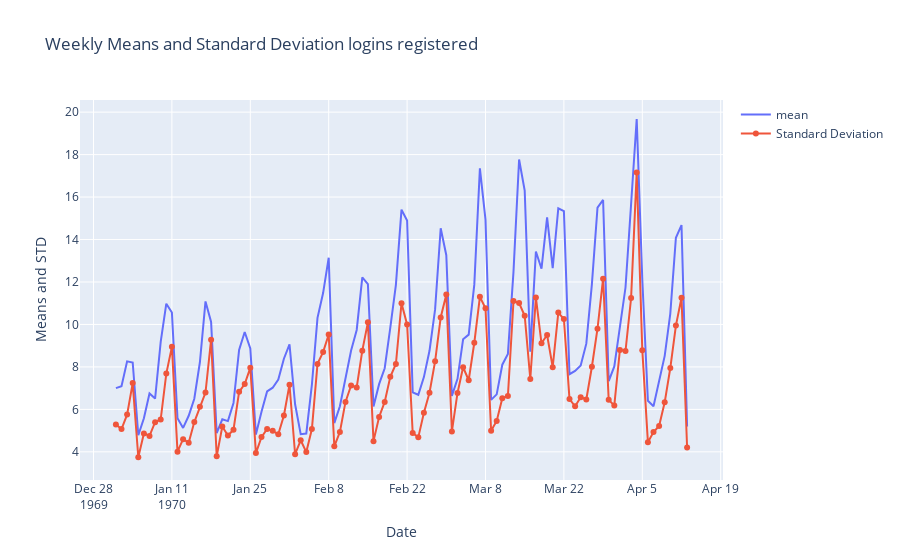

This figure's notebook cell:
### Code cell
fig = go.Figure()
fig.add_trace(go.Scatter(x=int_15_daily['login_time'], y=int_15_daily['mean'],
                    mode='lines',
                    name='mean'))
fig.add_trace(go.Scatter(x=int_15_daily['login_time'], y=int_15_daily['std'],
                    mode='lines+markers',
                    name='Standard Deviation'))
fig.update_layout(title= 'Weekly Means and Standard Deviation logins registered', xaxis_title= 'Date', yaxis_title= 'Means and STD')
fig.show()
